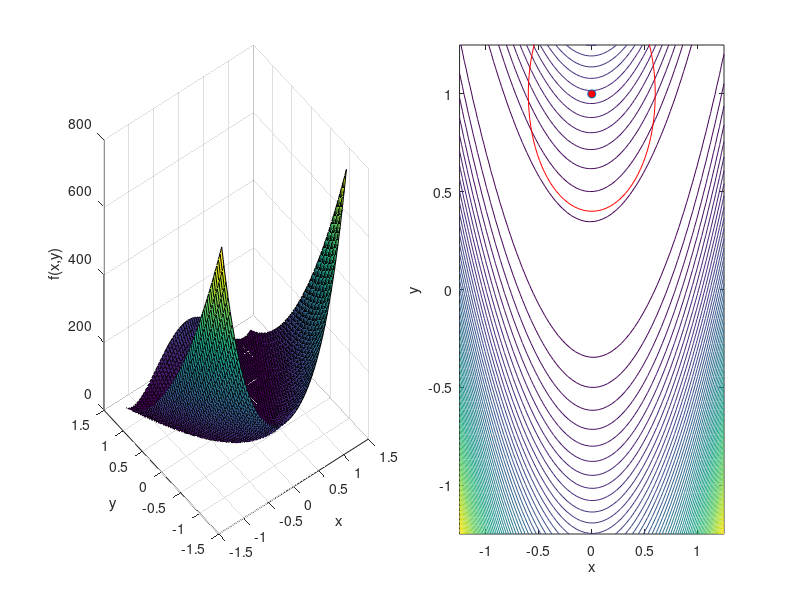

The MATLAB source for this figure: (Note: this script raises an error after producing the figure.)
% Trust region SR1
% MTH 574 - Numerical Optimization
% Gustavo Franco Reynoso 

% Start fresh
clear all; close all; clc

% Define objective function
f = @(x,y) 100*(y-x.^2).^2 + (1-x).^2;
j = @(x,y) x.^2 + y.^2;
g = @(x,y) -exp(-5*(x.^2 + y.^2)); % This is a saddle and presents errors
h = @(x,y) 2*x + x.^2 - 2*(y.^2);

F = {f;g;h;j};

% Define gradient of objective function
df = @(x,y) [ -400*x.*(y-x.^2)-2*(1-x) ; 200*(y-x.^2) ];
dj = @(x,y) [2*x; 2*y];
dg = @(x,y) [10*x*exp(-5*(x.^2 + y.^2));10*y*exp(-5*(x.^2 + y.^2))];
%The only issue is the third problem. When calculating pk you
%devide the hessian over the gradient and then multiply it by negative one.
%The problem arises when you try to normalize it and find the norm it gives
%you a positive 1 which is completely opposite direction of where we should
%go to find the min. The Hessian is supposed to be positive definite.
dh = @(x,y) [2 + 2*x; -4*y];

gradF = {df;dg;dh;dj};


for i = 1:length(F)
    f = F{i};
    gradf = gradF{i};
    
    % Set the intial starting point
    xk = [0;1];
    xknew = xk +.025;
    
    % Set Algorithm 6.2 parameters
    dk = 0.6; % initial delta, between 0 and dhat
    nu = 10^-4; %(0,10^-3)
    r = 0.5; %(0,1)
    
    % Maximum Iteration
    MaxIter = 15;
    
    % Surf and Contour plot of the objection function
    figure('Position',[30 100 1200 500])
    N = 60;
    x = linspace(-1.25,1.25,N);
    [X,Y] = meshgrid(x,x);
    Z = f(X,Y);
    
    subplot(1,2,1)
    surf(X,Y,Z);
    xlabel('x'); ylabel('y'); zlabel('f(x,y)')
    hold on;
    
    subplot(1,2,2)
    contour(X,Y,Z,N); hold on;
    th = linspace(0,2*pi);unitcirc = exp(1i*th);
    h = plot(NaN,NaN,'-r');
    xlabel('x'); ylabel('y');
    
    % Print iteration header
    fk = f(xk(1),xk(2)); k = 0;
    fprintf('iter                 xk                    fk                  deltak         \n')
    fprintf('-----------------------------------------------------------------------------------------\n')
    fprintf('%3d        %3.4e    %3.4e       %3.4e        %3.4e    \n',k,xk(1),xk(2),fk,dk)
    
    % Start the iteration
    B =eye(length(xk));
    j=0;
    
    KeepIterate = true;
    while norm(gradf(xk(1),xk(2))) > 10^-3 %KeepIterate == true
        
        % plot xk and trust region radius
        subplot(1,2,2)
        plot(xk(1),xk(2),'o','MarkerFaceColor','r'); hold on;
        c = xk(1)+1i*xk(2) + dk*unitcirc;
        set(h,'xdata',real(c),'ydata',imag(c)); drawnow
        pause(0.5)
        
        % Evaluate f and df
        fk = f(xk(1),xk(2));
        gradfk = gradf(xk(1),xk(2));
        
        
        % -------------- Algorithm 6.2 -------------------
        %solve sk
        
        %ss  = @(s) gradfk'*s + 0.5*s'*B*s ;% subject to the circle region
        % p1^2 + p2^2 <= delta
        sk = minsk(B, gradfk, dk);
        % Step xk to xk + pk
        xs = xk+sk;
        yk = gradf(xs(1),xs(2))-gradfk;
        ared = fk - f(xs(1),xs(2));
        pred = -(gradfk'*sk + 0.5*sk'*B*sk);
        if ared/pred >nu
            xknew = xk+sk;
        else
            xknew = xk;
        end
        if ared/pred >0.75
            if norm(sk) <= 0.8*dk
            else
                dk = 2*dk;
            end
        elseif (0.1 <= ared/pred )&& (ared/pred <=0.75)
        else
            dk = 0.5*dk;
        end
        if abs(sk'*(yk - B*sk))>= r*norm(sk)*norm((yk - B*sk))
            B = B + ((sk - B*yk)*(sk - B*yk)')/((sk - B*yk)'*yk);
        else
            Bnew = B;
        end
        
        % ------------------------------------------------
        % Test whether the function value is decreasing or not.
        % One of many criteria to stop
        fktest = f(xknew(1),xknew(2));
        if fktest < fk
            % Plot the xknew
            plot(xknew(1),xknew(2),'o','MarkerFaceColor','r')
            
            % Plot the pk vector (arrow)
            quiver(xk(1),xk(2),sk(1),sk(2),1,'k','Linewidth',2);
            drawnow;
            
            % Update xk and fk
            k = k+1; xk = xknew; fk = fktest; %B = (Bnew);
        else
            j = j+1;
            if j > 15
                k = k+1;
            end
        end
        
        if k > MaxIter
            break;
        end
        
        % Print the iteration
        fprintf('%3d        %3.4e    %3.4e       %3.4e        %3.4e       \n',k,xk(1),xk(2),fk,dk)
        
    end
end

